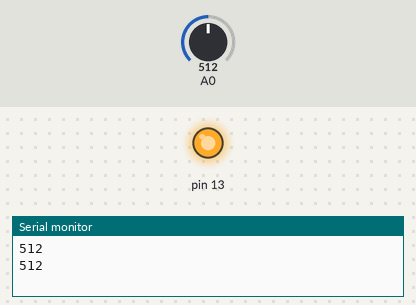
Simulated run of this sketch. Board: Arduino Uno, built with avr-gcc and run on an emulated ATmega328P. On the bench: output pins drawn as LEDs (lit = HIGH), the last lines printed to the serial monitor. The inputs (shaded band) are chosen by the test bench; at power-on: A0 = 512.

Above: at 1.8 s.
1.9 s: A0 set to 490
At 2.9 s:
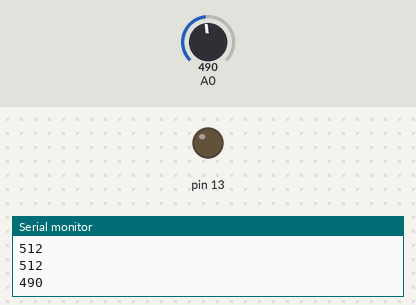
3.5 s: A0 set to 510
At 4.4 s:
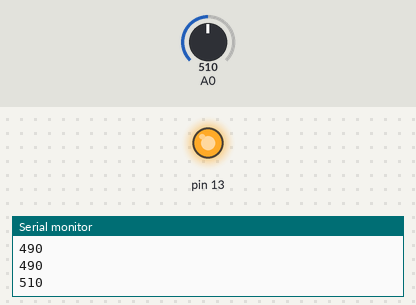
5.5 s: A0 set to 306
At 7.2 s:
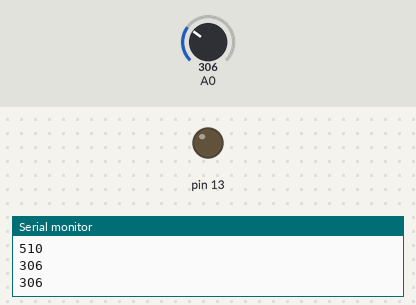
Timing chart, 0 to 8.7 s (numbered marks = the images above; inputs shaded):
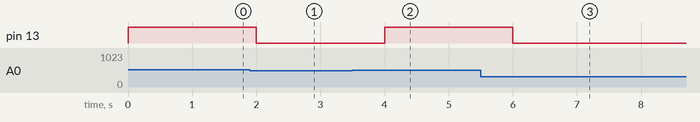

The sketch:

ldr.ino
```cpp
void setup()
{
  pinMode(13, OUTPUT);
  pinMode(A0, INPUT);
  Serial.begin(96000);
}

void loop()
{
  int ldr = analogRead(A0);
  if(ldr > 500){
  digitalWrite(13, HIGH);
  }
  else{
  digitalWrite(13, LOW);
  }
  Serial.println(ldr);
  delay(1000);
  }
```

Measured:
- the behaviour switches between 501 and 500 on A0 (found by bisection; images 0 and 1)
- after the input at 1.9 s, pin 13: HIGH → LOW after 0.10 s
- after the input at 3.5 s, pin 13: LOW → HIGH after 0.50 s
- after the input at 5.5 s, pin 13: HIGH → LOW after 0.50 s
